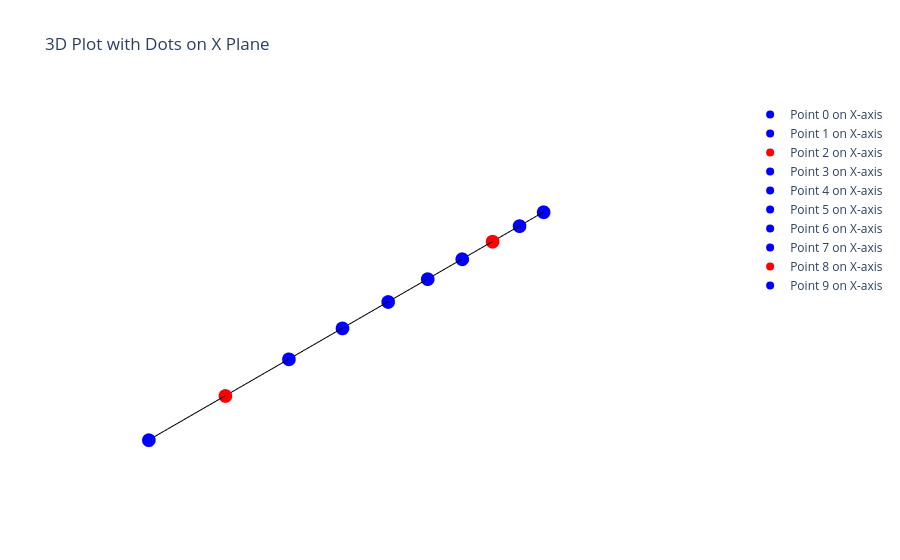

Notebook cell for this chart:
### Code cell
import numpy as np

import plotly.graph_objects as go

# Define the number of points and red indices
num_points = 10
red_indices = [2, 8]

# Generate x coordinates for the dots
x = np.linspace(0, 4, num_points)

# Define colors for the points
colors_x = ['red' if i in red_indices else 'blue' for i in range(num_points)]

# Create the figure
fig = go.Figure()

# Add points on the x-axis
for i in range(num_points):
    fig.add_trace(go.Scatter3d(
        x=[x[i]], y=[0], z=[0],
        mode='markers',
        marker=dict(size=8, color=colors_x[i]),
        name=f'Point {i} on X-axis'
    ))

# Connect nearby dots on the x-axis
for i in range(num_points - 1):
    fig.add_trace(go.Scatter3d(
        x=[x[i], x[i + 1]],
        y=[0, 0],
        z=[0, 0],
        mode='lines',
        line=dict(color='black', width=2),
        showlegend=False
    ))

fig.update_layout(
    scene=dict(
        xaxis_title='X',
        yaxis_title='Y',
        zaxis_title='Z',
        xaxis=dict(visible=True),
        yaxis=dict(visible=False),
        zaxis=dict(visible=False)
    ),
    title='3D Plot with Dots on X Plane'
)

# Show the plot
fig.update_layout(scene=dict(
    xaxis=dict(visible=False),
    yaxis=dict(visible=False),
    zaxis=dict(visible=False)
))
fig.show()

### Figure 1 — Plotly figure (JSON) as saved in the notebook; plotly's stock layout.template omitted (floating-point values rounded to 4 significant figures)
{"data": [{"marker": {"color": "blue", "size": 8}, "mode": "markers", "name": "Point 0 on X-axis", "type": "scatter3d", "x": [0], "y": [0], "z": [0]}, {"marker": {"color": "blue", "size": 8}, "mode": "markers", "name": "Point 1 on X-axis", "type": "scatter3d", "x": [0.4444], "y": [0], "z": [0]}, {"marker": {"color": "red", "size": 8}, "mode": "markers", "name": "Point 2 on X-axis", "type": "scatter3d", "x": [0.8889], "y": [0], "z": [0]}, {"marker": {"color": "blue", "size": 8}, "mode": "markers", "name": "Point 3 on X-axis", "type": "scatter3d", "x": [1.333], "y": [0], "z": [0]}, {"marker": {"color": "blue", "size": 8}, "mode": "markers", "name": "Point 4 on X-axis", "type": "scatter3d", "x": [1.778], "y": [0], "z": [0]}, {"marker": {"color": "blue", "size": 8}, "mode": "markers", "name": "Point 5 on X-axis", "type": "scatter3d", "x": [2.222], "y": [0], "z": [0]}, {"marker": {"color": "blue", "size": 8}, "mode": "markers", "name": "Point 6 on X-axis", "type": "scatter3d", "x": [2.667], "y": [0], "z": [0]}, {"marker": {"color": "blue", "size": 8}, "mode": "markers", "name": "Point 7 on X-axis", "type": "scatter3d", "x": [3.111], "y": [0], "z": [0]}, {"marker": {"color": "red", "size": 8}, "mode": "markers", "name": "Point 8 on X-axis", "type": "scatter3d", "x": [3.556], "y": [0], "z": [0]}, {"marker": {"color": "blue", "size": 8}, "mode": "markers", "name": "Point 9 on X-axis", "type": "scatter3d", "x": [4], "y": [0], "z": [0]}, {"line": {"color": "black", "width": 2}, "mode": "lines", "showlegend": false, "type": "scatter3d", "x": [0, 0.4444], "y": [0, 0], "z": [0, 0]}, {"line": {"color": "black", "width": 2}, "mode": "lines", "showlegend": false, "type": "scatter3d", "x": [0.4444, 0.8889], "y": [0, 0], "z": [0, 0]}, {"line": {"color": "black", "width": 2}, "mode": "lines", "showlegend": false, "type": "scatter3d", "x": [0.8889, 1.333], "y": [0, 0], "z": [0, 0]}, {"line": {"color": "black", "width": 2}, "mode": "lines", "showlegend": false, "type": "scatter3d", "x": [1.333, 1.778], "y": [0, 0], "z": [0, 0]}, {"line": {"color": "black", "width": 2}, "mode": "lines", "showlegend": false, "type": "scatter3d", "x": [1.778, 2.222], "y": [0, 0], "z": [0, 0]}, {"line": {"color": "black", "width": 2}, "mode": "lines", "showlegend": false, "type": "scatter3d", "x": [2.222, 2.667], "y": [0, 0], "z": [0, 0]}, {"line": {"color": "black", "width": 2}, "mode": "lines", "showlegend": false, "type": "scatter3d", "x": [2.667, 3.111], "y": [0, 0], "z": [0, 0]}, {"line": {"color": "black", "width": 2}, "mode": "lines", "showlegend": false, "type": "scatter3d", "x": [3.111, 3.556], "y": [0, 0], "z": [0, 0]}, {"line": {"color": "black", "width": 2}, "mode": "lines", "showlegend": false, "type": "scatter3d", "x": [3.556, 4], "y": [0, 0], "z": [0, 0]}], "layout": {"scene": {"xaxis": {"title": {"text": "X"}, "visible": false}, "yaxis": {"title": {"text": "Y"}, "visible": false}, "zaxis": {"title": {"text": "Z"}, "visible": false}}, "title": {"text": "3D Plot with Dots on X Plane"}}}
